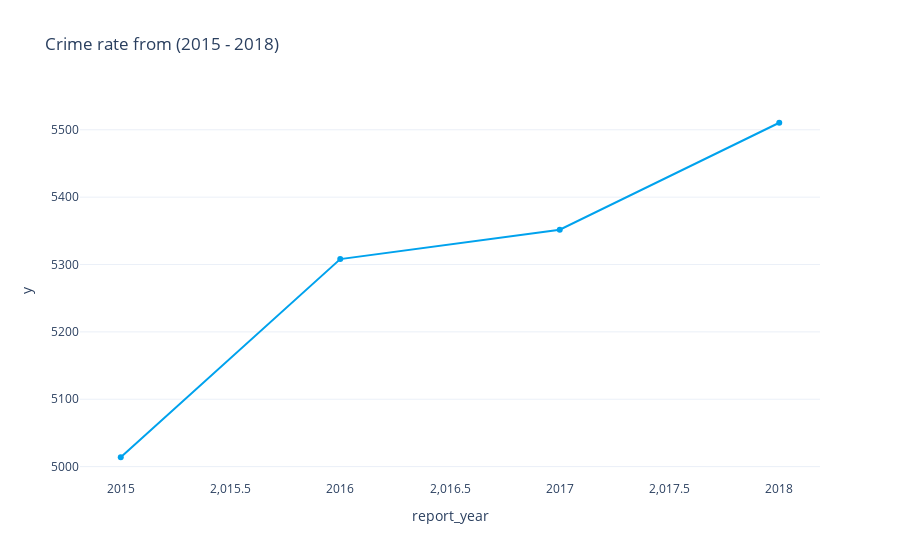

The code cell stored with this chart in its notebook:
### Code cell
fig = px.scatter(crime_per_year, x=crime_per_year.index, y= values, title='Crime rate from (2015 - 2018)')
fig.update_traces(marker_color= '#00a2ed',  mode='lines+markers')
fig.update_xaxes(showgrid=False)
fig.update_layout(template="plotly_white")
fig.show()

### Figure 1 — Plotly figure (JSON) as saved in the notebook; plotly's stock layout.template omitted (floating-point values rounded to 4 significant figures)
{"data": [{"hovertemplate": "report_year=%{x}<br>y=%{y}<extra></extra>", "legendgroup": "", "marker": {"color": "#00a2ed", "symbol": "circle"}, "mode": "lines+markers", "name": "", "orientation": "v", "showlegend": false, "type": "scatter", "x": [2015, 2016, 2017, 2018], "xaxis": "x", "y": [5014.0, 5308, 5352.0, 5510.0], "yaxis": "y"}], "layout": {"legend": {"tracegroupgap": 0}, "title": {"text": "Crime rate from (2015 - 2018)"}, "xaxis": {"anchor": "y", "domain": [0, 1], "showgrid": false, "title": {"text": "report_year"}}, "yaxis": {"anchor": "x", "domain": [0, 1], "title": {"text": "y"}}}}
